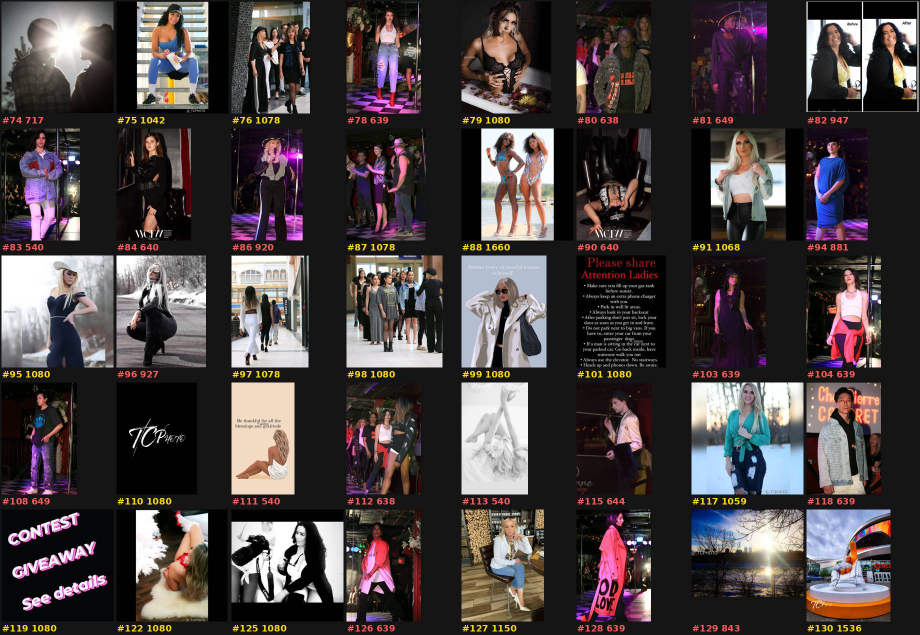
#> input picture build-plan/gap-audit-2026-11-20/pool-unused-1.jpg, 1840 x 1270 px (shown at 1/2 size); its folder holds 2 pictures in this run
$ python neardup.py ..
#> lines starting #> are read from the running program, lines starting #| are printed output that depends on the picture
import os,sys,itertools
from PIL import Image
def dh(p,n=16):
#> called with p = '../pool-unused-1.jpg', n = 16
    im=Image.open(p).convert('L').resize((n+1,n)); px=list(im.getdata())
#> after `im = Image.open(p).convert('L').resize((n + 1, n))`:
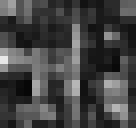
#> im: PIL image 17x16 L (shown 8 times larger); min 6, max 233, mean 67.2
#> after `px = list(im.getdata())`: px = 272 values, max 233 at index 119, min 6 at index 173, mean 67.17
    return [px[r*(n+1)+c]>px[r*(n+1)+c+1] for r in range(n) for c in range(n)]
lib=sys.argv[1]; fs=sorted(f for f in os.listdir(lib) if f.endswith('.jpg'))
H={f[:-4]:dh(os.path.join(lib,f)) for f in fs}
#> call 2 of dh, with p = '../sheet-05C.jpg', n = 16
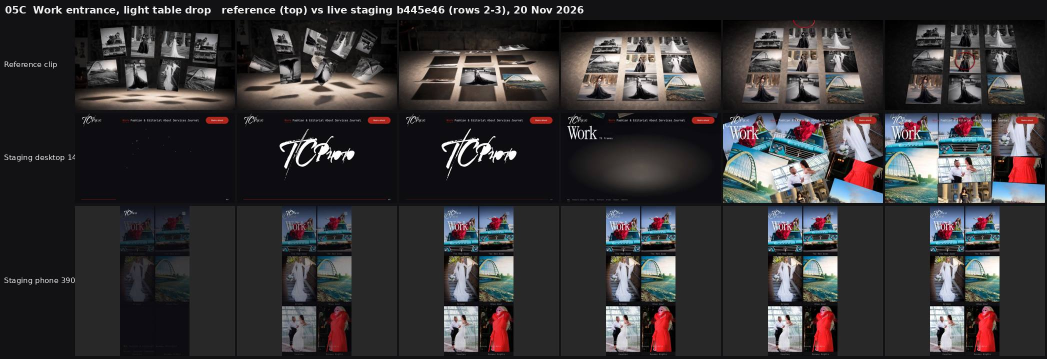
#> input picture build-plan/gap-audit-2026-11-20/sheet-05C.jpg, 2094 x 718 px (shown at 1/2 size)
#> in dh (call 2), `im = Image.open(p).convert('L').resize((n + 1, n))`:
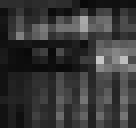
#> im: PIL image 17x16 L (shown 8 times larger); min 9, max 199, mean 55.6
#> in dh (call 2), `px = list(im.getdata())`: px = 272 values, max 199 at index 131, min 9 at index 10, mean 55.56
pairs=[]
for a,b in itertools.combinations(H,2):
    d=sum(x!=y for x,y in zip(H[a],H[b]))
    if d<=70: pairs.append((d,a,b))
#> this loop made 1 pass
#> (a, b, d) on pass 1: ('pool-unused-1', 'sheet-05C', 143)
#> after the loop, pairs = []
for d,a,b in sorted(pairs): print(f'{d:3d}/256  {a}  ~  {b}')
#> this loop made 0 passes
